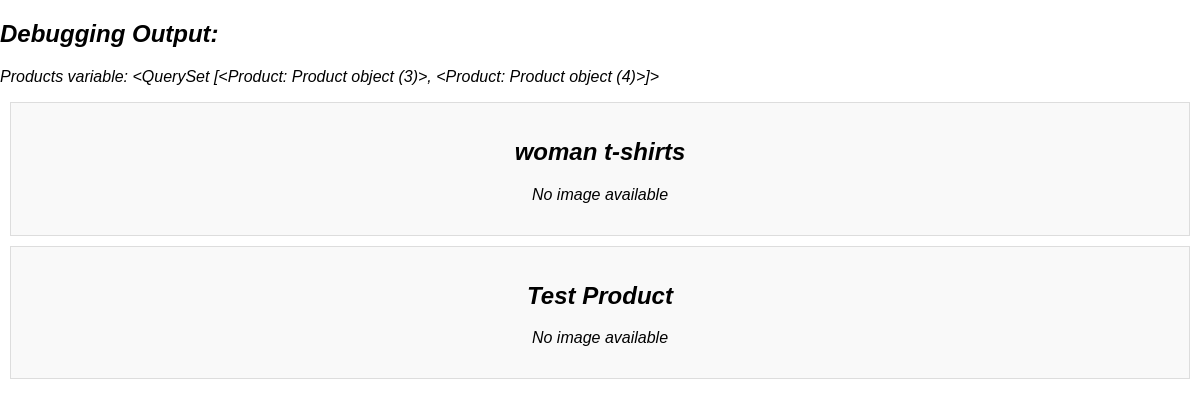
/store/products/, run on an earlier commit of the app's database.
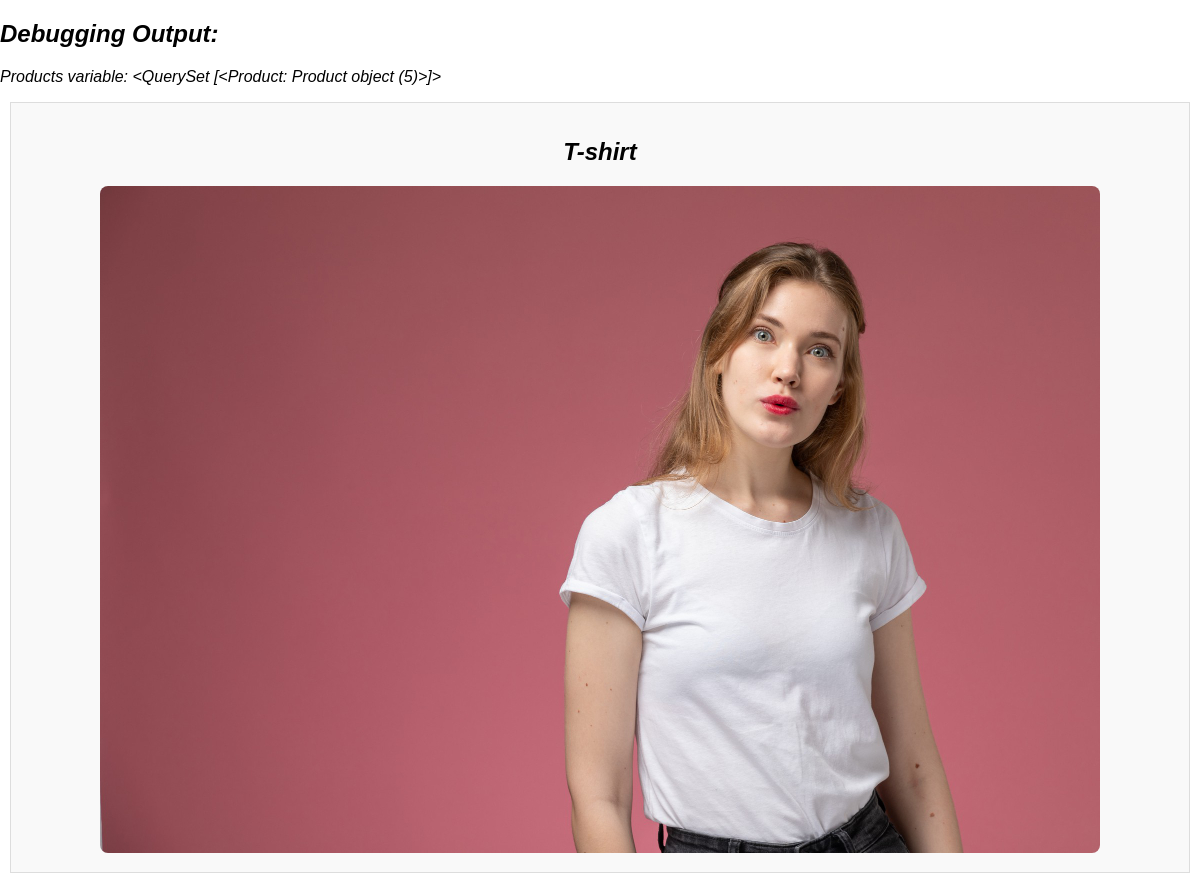
And on a later commit of the database.
### store/models.py (models this page shows)
class Product(models.Model):
    name = models.CharField(max_length=255)
    price = models.DecimalField(max_digits=10, decimal_places=2)
    description = models.TextField()
    stock = models.IntegerField(default=0)
    category = models.ForeignKey(Category, on_delete=models.SET_NULL, null=True, blank=True)
    image = models.ImageField(upload_to="products/", null=True, blank=True)

### store/views.py (the view)
# urls.py: path('products/', product_list, name='product_list'),
def product_list(request):
    category_name = request.GET.get("category", None)  # ✅ Get category from URL
    if category_name:
        category = Category.objects.filter(name__iexact=category_name).first()
        products = Product.objects.filter(category=category) if category else Product.objects.none()
    else:
        products = Product.objects.all()  # ✅ Show all products if no category filter
    return render(request, "store/productlist.html", {"products": products})

### store/templates/store/productlist.html (shortened to what this page needs)
<!DOCTYPE html>
<html lang="en">
<head>
    {% load static %}
    <link rel="stylesheet" href="{% static 'store/css/style.css' %}">
</head>
<body>
<h2>Debugging Output:</h2>
<p>Products variable: {{ products }}</p>
{% for product in products %}
    <div class="product-card">
        <h2>{{ product.name }}</h2>
        {% if product.image %}
{% load static %}
<img src="{% static 'store/images/products/tshirt.jpg' %}" alt="T-shirt">
        {% else %}
            <p>No image available</p>
        {% endif %}
    </div>
{% endfor %}
</body>
</html>

### store/static/store/css/style.css (style rules this page uses)
body { font-family: Arial, sans-serif; margin: 0; padding: 0; font-style: italic; min-height: 100vh; overflow: hidden; }
.product-card { border: 1px solid #ddd; padding: 15px; margin: 10px; background: #f9f9f9; text-align: center; }
.product-card img { max-width: 100%; height: auto; border-radius: 8px; }

What changed in the data, as far as the page shows it:
removed Product: id "<QuerySet [<Product: Product object (3)>, <Product: Product object (4)>]>", name "woman t-shirts", image "No image available"
removed Product: name "Test Product", image "No image available"
added Product: id "<QuerySet [<Product: Product object (5)>]>", name "T-shirt"
